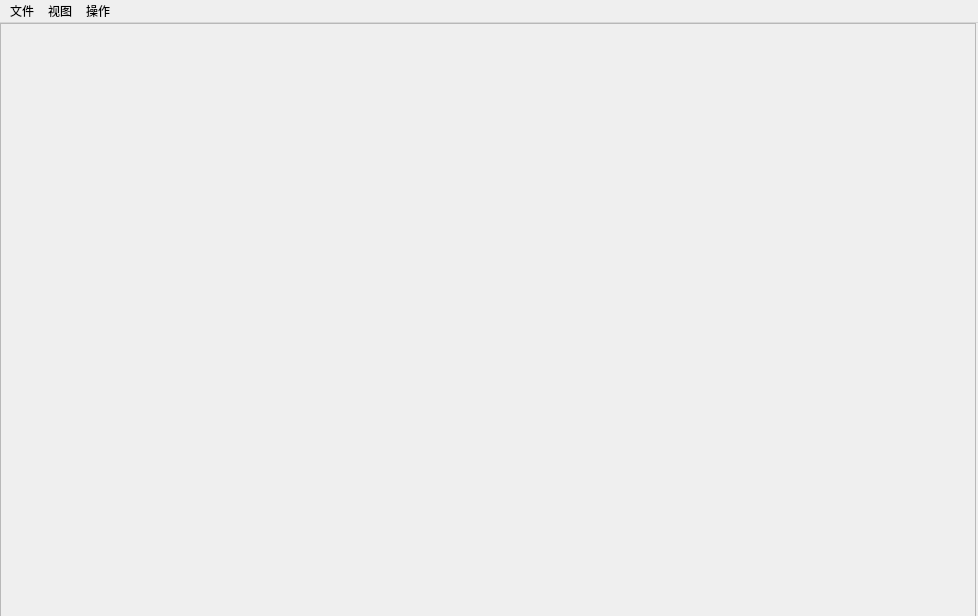
<?xml version="1.0" encoding="UTF-8"?>
<ui version="4.0">
 <class>MainWindow</class>
 <widget class="QMainWindow" name="MainWindow">
  <property name="geometry">
   <rect>
    <x>0</x>
    <y>0</y>
    <width>978</width>
    <height>616</height>
   </rect>
  </property>
  <property name="minimumSize">
   <size>
    <width>0</width>
    <height>0</height>
   </size>
  </property>
  <property name="maximumSize">
   <size>
    <width>1200</width>
    <height>800</height>
   </size>
  </property>
  <property name="windowTitle">
   <string>MainWindow</string>
  </property>
  <property name="styleSheet">
   <string notr="true"/>
  </property>
  <widget class="QWidget" name="centralwidget">
   <widget class="QScrollArea" name="scrollArea">
    <property name="geometry">
     <rect>
      <x>0</x>
      <y>0</y>
      <width>976</width>
      <height>623</height>
     </rect>
    </property>
    <property name="minimumSize">
     <size>
      <width>974</width>
      <height>621</height>
     </size>
    </property>
    <property name="styleSheet">
     <string notr="true">background-image: url(:/map/Map.png);</string>
    </property>
    <property name="widgetResizable">
     <bool>true</bool>
    </property>
    <widget class="QWidget" name="scrollAreaWidgetContents">
     <property name="geometry">
      <rect>
       <x>0</x>
       <y>0</y>
       <width>974</width>
       <height>621</height>
      </rect>
     </property>
    </widget>
   </widget>
  </widget>
  <widget class="QMenuBar" name="menuBar">
   <property name="geometry">
    <rect>
     <x>0</x>
     <y>0</y>
     <width>978</width>
     <height>17</height>
    </rect>
   </property>
   <widget class="QMenu" name="menufile">
    <property name="title">
     <string>文件</string>
    </property>
    <addaction name="actionempty"/>
    <addaction name="separator"/>
   </widget>
   <widget class="QMenu" name="menu">
    <property name="title">
     <string>视图</string>
    </property>
    <addaction name="action_2"/>
    <addaction name="action_10"/>
   </widget>
   <widget class="QMenu" name="menu_2">
    <property name="title">
     <string>操作</string>
    </property>
    <addaction name="action_5"/>
    <addaction name="action_6"/>
    <addaction name="action_7"/>
    <addaction name="action_8"/>
    <addaction name="action_9"/>
   </widget>
   <addaction name="menufile"/>
   <addaction name="menu"/>
   <addaction name="menu_2"/>
  </widget>
  <action name="actionempty">
   <property name="text">
    <string>empty</string>
   </property>
  </action>
  <action name="action_2">
   <property name="text">
    <string>显示所有点线</string>
   </property>
  </action>
  <action name="action_5">
   <property name="text">
    <string>修改点名称</string>
   </property>
  </action>
  <action name="action_6">
   <property name="text">
    <string>删除该点</string>
   </property>
  </action>
  <action name="action_7">
   <property name="text">
    <string>设为起点</string>
   </property>
  </action>
  <action name="action_8">
   <property name="text">
    <string>设为终点</string>
   </property>
  </action>
  <action name="action_9">
   <property name="text">
    <string>显示最短路径</string>
   </property>
  </action>
  <action name="action_10">
   <property name="text">
    <string>清楚所有点线</string>
   </property>
  </action>
 </widget>
 <resources/>
 <connections/>
</ui>
